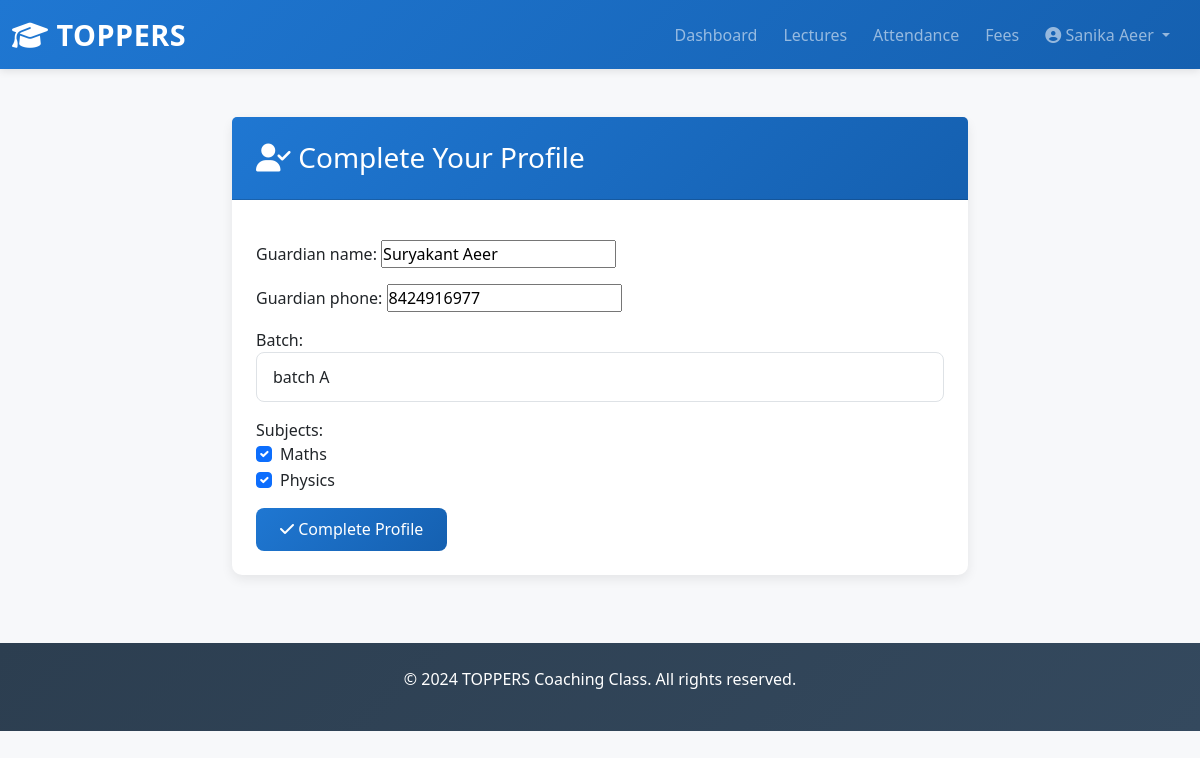
The app's page /auth/complete-profile-student/ (signed in) with its own data.
### toppers_project/core/models.py (models this page shows, shortened)
class CustomUser(AbstractUser):
    role = models.CharField(max_length=20, choices=ROLE_CHOICES)
    phone = models.CharField(max_length=20, blank=True)
    date_of_birth = models.DateField(null=True, blank=True)
    profile_image = models.ImageField(upload_to='profile_images/', null=True, blank=True)
    address = models.TextField(blank=True)
    status = models.CharField(max_length=20, choices=STATUS_CHOICES, default='pending')
    created_at = models.DateTimeField(auto_now_add=True)
    updated_at = models.DateTimeField(auto_now=True)
    class Meta:
        ordering = ['-created_at']

class StudentProfile(models.Model):
    user = models.OneToOneField(CustomUser, on_delete=models.CASCADE, related_name='student_profile')
    enrollment_number = models.CharField(max_length=50, unique=True)
    guardian_name = models.CharField(max_length=100)
    guardian_phone = models.CharField(max_length=20)
    batch = models.ForeignKey('Batch', on_delete=models.CASCADE, related_name='student_profiles', null=True, blank=True)
    subjects = models.ManyToManyField('Subject', blank=True, related_name='student_profiles')
    total_fees = models.DecimalField(max_digits=10, decimal_places=2, default=0)
    fees_paid = models.DecimalField(max_digits=10, decimal_places=2, default=0)
    profile_update_status = models.CharField(max_length=20, choices=STATUS_CHOICES, default='approved')
    created_at = models.DateTimeField(auto_now_add=True)
    updated_at = models.DateTimeField(auto_now=True)
    class Meta:
        ordering = ['enrollment_number']

class Subject(models.Model):
    name = models.CharField(max_length=100, unique=True)
    def __str__(self):
        return self.name

### toppers_project/authentication/views.py (the view)
# urls.py: path('complete-profile-student/', views.complete_profile_student, name='complete_profile_student'),
@login_required(login_url='login')
def complete_profile_student(request):
    if request.user.role != 'student':
        return redirect('home')
    try:
        student_profile = request.user.student_profile
    except StudentProfile.DoesNotExist:
        student_profile = StudentProfile(user=request.user)
    if request.method == 'POST':
        form = StudentProfileForm(request.POST, instance=student_profile)
        if form.is_valid():
            profile = form.save(commit=False)
            profile.user = request.user
            profile.profile_update_status = 'pending'
            profile.save()
            admin = CustomUser.objects.filter(role='admin').first()
            if admin:
                Notification.objects.create(
                    user=admin,
                    notification_type='profile_update',
                    title=f'Student Profile Update - {request.user.get_full_name()}',
                    message=f'{request.user.get_full_name()} has submitted their complete profile details',
                    related_user=request.user
                )
            messages.success(request, 'Profile submitted for admin approval!')
            return redirect('student_dashboard')
    else:
        form = StudentProfileForm(instance=student_profile)
    return render(request, 'authentication/complete_profile_student.html', {'form': form})

### toppers_project/core/forms.py
class StudentProfileForm(forms.ModelForm):
    batch = forms.ModelChoiceField(queryset=Batch.objects.all(), widget=forms.Select(attrs={'class': 'form-control'}), required=True)
    subjects = forms.ModelMultipleChoiceField(queryset=Subject.objects.all(), widget=forms.CheckboxSelectMultiple(attrs={'class': 'form-check-input'}),required=True)
    class Meta:
        model = StudentProfile
        fields = ['guardian_name', 'guardian_phone', 'batch', 'subjects']

### toppers_project/core/models.py (called while the page is built)
    def __str__(self):
        return self.name

### templates/authentication/complete_profile_student.html (shortened to what this page needs)
{% extends 'base.html' %}
{% block content %}
<div class="container mt-5">
    <div class="row justify-content-center">
        <div class="col-md-8">
            <div class="card">
                <div class="card-header">
                    <h3 class="m-0"><i class="fas fa-user-check"></i> Complete Your Profile</h3>
                </div>
                <div class="card-body p-4">
                    <form method="post">
                        <div class="mb-3">
                            {{ form.guardian_name.label_tag }}
                            {{ form.guardian_name }}
                        </div>
                        <div class="mb-3">
                            {{ form.guardian_phone.label_tag }}
                            {{ form.guardian_phone }}
                        </div>
                        <div class="mb-3">
                            {{ form.batch.label_tag }}
                            {{ form.batch }}
                        </div>
                        <div class="mb-3">
                            {{ form.subjects.label_tag }}
                            {% for checkbox in form.subjects %}
                                <div class="form-check">
                                    {{ checkbox.tag }}
                                    {{ checkbox.choice_label }}
                                </div>
                            {% endfor %}
                        </div>
                        <button type="submit" class="btn btn-primary">
                            <i class="fas fa-check"></i> Complete Profile
                        </button>
                    </form>
                </div>
            </div>
        </div>
    </div>
</div>
{% endblock %}

### templates/base.html (shortened to what this page needs)
{% load static %}
<!DOCTYPE html>
<html lang="en">
<head>
    <link href="https://cdn.jsdelivr.net/npm/bootstrap@5.3.0/dist/css/bootstrap.min.css" rel="stylesheet">
    <link rel="stylesheet" href="https://cdnjs.cloudflare.com/ajax/libs/font-awesome/6.4.0/css/all.min.css">
    <link rel="stylesheet" href="{% static 'css/style.css' %}">
</head>
<body>
    {% if user.is_authenticated %}
    <nav class="navbar navbar-expand-lg navbar-dark bg-primary sticky-top">
        <div class="container-fluid">
            <a class="navbar-brand fw-bold" href="{% url 'home' %}">
                <i class="fas fa-graduation-cap"></i> TOPPERS
            </a>
            <div class="collapse navbar-collapse" id="navbarNav">
                <ul class="navbar-nav ms-auto">
                    {% if user.role == 'admin' %}
                        <li class="nav-item"><a class="nav-link" href="{% url 'admin_dashboard' %}">Dashboard</a></li>
                        <li class="nav-item"><a class="nav-link" href="{% url 'pending_registrations' %}">Pending</a></li>
                        <li class="nav-item"><a class="nav-link" href="{% url 'all_students' %}">Students</a></li>
                        <li class="nav-item"><a class="nav-link" href="{% url 'all_teachers' %}">Teachers</a></li>
                        <li class="nav-item"><a class="nav-link" href="{% url 'approve_profile_updates' %}">Profile Updates</a></li>
                        <li class="nav-item"><a class="nav-link" href="{% url 'manage_timetable' %}">Timetable</a></li>
                    {% elif user.role == 'student' %}
                        <li class="nav-item"><a class="nav-link" href="{% url 'student_dashboard' %}">Dashboard</a></li>
                        <li class="nav-item"><a class="nav-link" href="{% url 'student_lectures' %}">Lectures</a></li>
                        <li class="nav-item"><a class="nav-link" href="{% url 'student_attendance' %}">Attendance</a></li>
                        <li class="nav-item"><a class="nav-link" href="{% url 'student_fees' %}">Fees</a></li>
                    {% elif user.role == 'teacher' %}
                        <li class="nav-item"><a class="nav-link" href="{% url 'teacher_dashboard' %}">Dashboard</a></li>
                        <li class="nav-item"><a class="nav-link" href="{% url 'teacher_lectures' %}">Lectures</a></li>
                        <li class="nav-item"><a class="nav-link" href="{% url 'teacher_salary' %}">Salary</a></li>
                    {% endif %}
                    <li class="nav-item dropdown">
                        <a class="nav-link dropdown-toggle" href="#" id="userDropdown" role="button" data-bs-toggle="dropdown">
                            <i class="fas fa-user-circle"></i> {{ user.get_full_name }}
                        </a>
                    </li>
                </ul>
            </div>
        </div>
    </nav>
    {% endif %}
    <div class="container-fluid">
        {% block content %}{% endblock %}
    </div>
    <footer class="bg-dark text-white text-center py-4 mt-5">
        <p>&copy; 2024 TOPPERS Coaching Class. All rights reserved.</p>
    </footer>
</body>
</html>

### toppers_project/static/css/style.css (style rules this page uses)
:root { --primary-color: #1f77d2; --secondary-color: #28a745; --danger-color: #dc3545; --warning-color: #ffc107; --light-bg: #f7f8fa; --border-color: #dee2e6; }
* { margin: 0; padding: 0; box-sizing: border-box; }
body { background-color: var(--light-bg); font-family: 'Segoe UI', Tahoma, Geneva, Verdana, sans-serif; color: #333; }
.navbar { background: linear-gradient(135deg, var(--primary-color) 0%, #1560b0 100%) !important; box-shadow: 0 2px 8px rgba(0, 0, 0, 0.1); }
.navbar-brand { font-size: 1.8rem; letter-spacing: 0.5px; }
.nav-link { transition: all 0.3s ease; margin-right: 10px; }
.card { border: none; border-radius: 10px; box-shadow: 0 4px 12px rgba(0, 0, 0, 0.08); transition: all 0.3s ease; margin-bottom: 20px; cursor: pointer; }
.card-header { background: linear-gradient(135deg, var(--primary-color) 0%, #1560b0 100%); color: white; border-radius: 10px 10px 0 0; padding: 1.5rem; font-weight: 600; }
.form-control, .form-select { border-radius: 8px; border: 1px solid var(--border-color); padding: 0.75rem 1rem; transition: all 0.3s ease; }
.btn { border-radius: 8px; padding: 0.6rem 1.5rem; font-weight: 500; transition: all 0.3s ease; border: none; }
.btn-primary { background: linear-gradient(135deg, var(--primary-color) 0%, #1560b0 100%); color: white; }
footer { background: linear-gradient(135deg, #2c3e50 0%, #34495e 100%); margin-top: 3rem; }

### records on screen
CustomUser: get_full_name "Sanika Aeer"
StudentProfile: guardian_name "Suryakant Aeer", guardian_phone "8424916977", batch "batch A"
Subject: choice_label "Maths"
Subject: choice_label "Physics"
